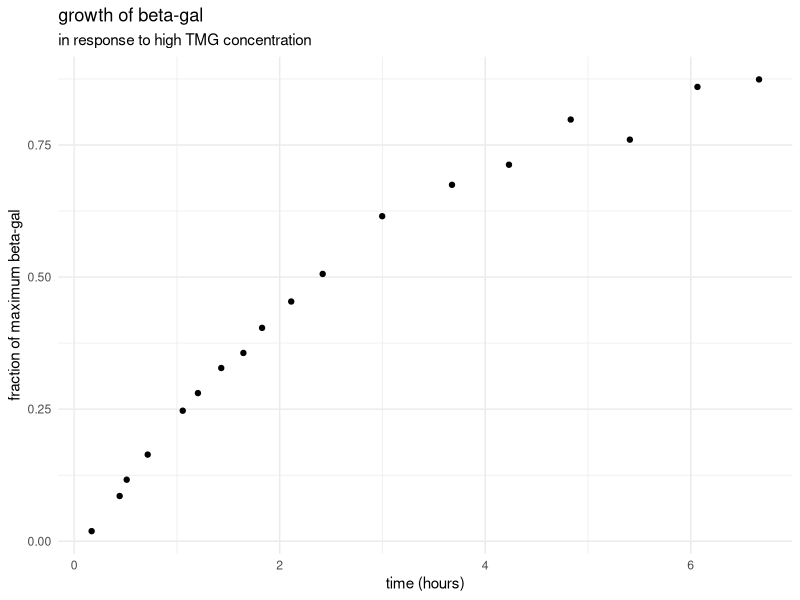
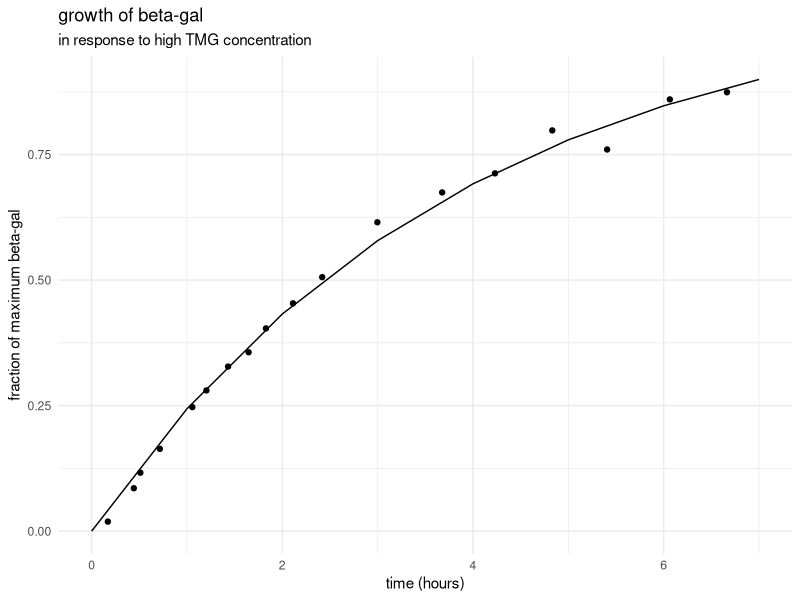
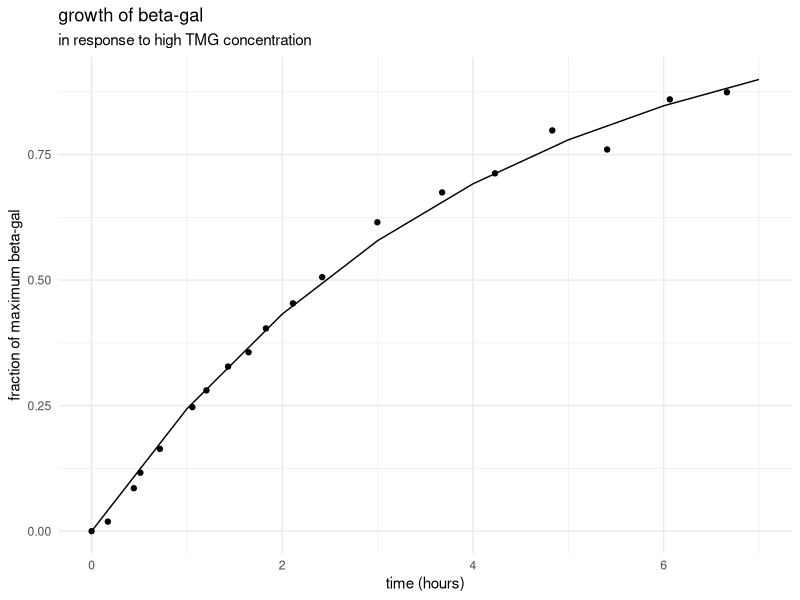
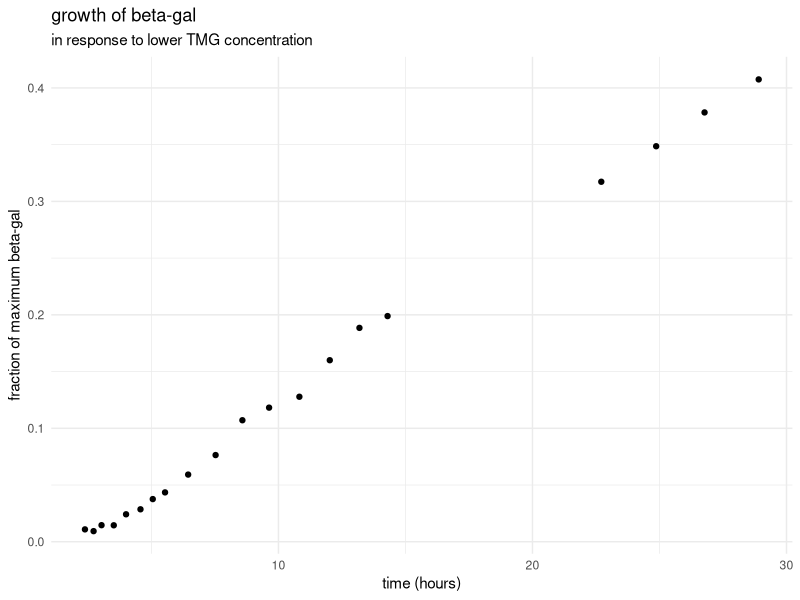
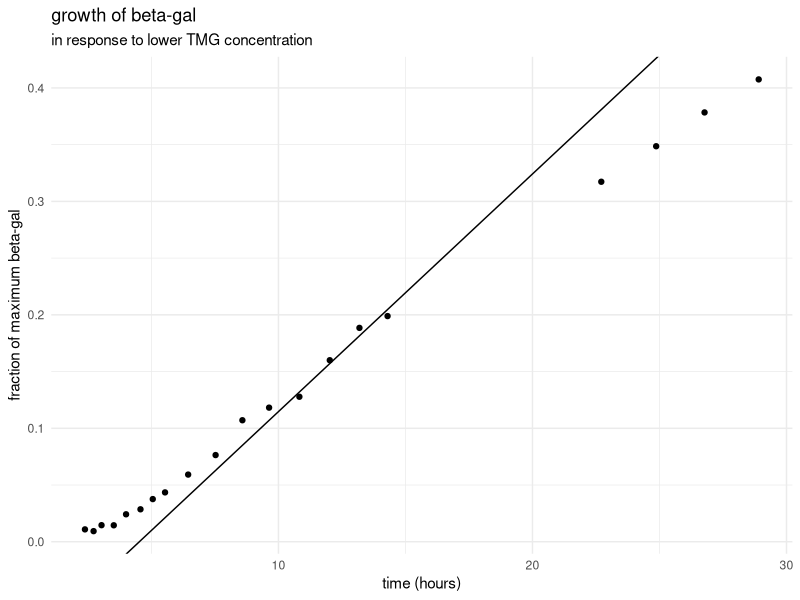

These charts were generated, in order, by the following R code: (Note: this script raises an error after producing the figures.)
## ---- chunk 1
knitr::opts_chunk$set(echo = FALSE)
library(tidyverse)
theme_set(theme_minimal())
## ---- chunk 2
#import A;
novick_a <- read.csv("data/g149novickA.csv", header = FALSE) 
novick_a <- novick_a %>%   
  # separate columns and add titles;
  separate_wider_delim(1, ",", names = c("t", "concentration")) %>%
  # render as number
  mutate_if(is.character, as.numeric) %>%
  # show result
  glimpse()

#import B; 
novick_b <- read.csv("data/g149novickB.csv", header = FALSE) 
novick_b <- novick_b %>%   
  # separate columns and add titles;
  separate_wider_delim(1, ",", names = c("t", "concentration")) %>% 
  # render as number
  mutate_if(is.character, as.numeric) %>%
  # show result
  glimpse()

## ---- chunk 3
#plot_title <- glue::glue("")
novick_a %>%
  ggplot(aes(x = t, y = concentration)) + 
  geom_point() + 
  labs(
    title = "growth of beta-gal ",
    subtitle = "in response to high TMG concentration",
    x = "time (hours)", 
    y = "fraction of maximum beta-gal"
  ) 

## ---- chunk 4
#define function
growth_a <- function (t, ampl, tau) (ampl*(1- exp(-(t/tau))))
  
#fit function without (0,0)
a_q2_fn <- nls(novick_a$concentration ~ growth_a(t, ampl, tau), data = novick_a, start = list(ampl = 1.26, tau = 2.62))

coef_a2 <- coef(a_q2_fn)
#create dataframe for function
a_q2_fit <- tibble(t = 0:7, 
                   concentration = growth_a(t, 
                                            ampl = coef_a2[[1]], 
                                            tau = coef_a2[[2]]))

novick_a %>%
  ggplot(aes(x = t, y = concentration)) + 
  geom_point() + 
  labs( 
    title = "growth of beta-gal", 
    subtitle = "in response to high TMG concentration", 
    x = "time (hours)", 
    y = "fraction of maximum beta-gal"
  )  +
  geom_line(aes(x = t, y = concentration), data = a_q2_fit)


## ---- chunk 5

#fit data with (0,0)

# add (0,0) to data
a_q3_df <- novick_a %>%
  rbind(c(0,0))
# fit data again
a_q3_fit <- nls(a_q3_df$concentration ~ growth_a(t, ampl, tau), data = a_q3_df, start = list(ampl = 1.26, tau = 2.62))

coef_a3 <- coef(a_q3_fit)

coef_comp <- coef_a2 %>% 
  rbind (coef_a3) %>%
  print()
# create data frame for function
a_q3_fit <- tibble(t = 0:7, 
                   concentration = growth_a(t, 
                                            ampl = coef_a3[[1]], 
                                            tau = coef_a3[[2]]))
# plot new data frame
a_q3_df %>%
  ggplot(aes(x = t, y = concentration)) + 
  geom_point() + 
  labs( 
    title = "growth of beta-gal", 
    subtitle = "in response to high TMG concentration", 
    x = "time (hours)", 
    y = "fraction of maximum beta-gal"
  )  +
  geom_line(aes(x = t, y = concentration), data = a_q3_fit)

## plot two lines over each other? 

## ---- chunk 6
novick_b %>%
  ggplot(aes(x = t, y = concentration)) + 
  geom_point() + 
  labs(
    title = "growth of beta-gal", 
    subtitle = "in response to lower TMG concentration", 
    x = "time (hours)", 
    y = "fraction of maximum beta-gal"
  ) 
## ---- chunk 7
# get data for 10<=t<=15
b_q2 <- novick_b %>% 
  filter(t >= 10) %>% 
  filter(t <= 15)
# fit straight line for 10<= t <= 15

b_q2 <- lm(b_q2$concentration ~ b_q2$t)
coef_b2 <- coef(b_q2)
  # plot
novick_b %>%
  ggplot(aes(x = t, y = concentration)) + 
  geom_point() + 
  labs(
    title = "growth of beta-gal", 
    subtitle = "in response to lower TMG concentration", 
    x = "time (hours)", 
    y = "fraction of maximum beta-gal"
  ) + 
  geom_abline(
    intercept = coef_b2[[1]], 
    slope = coef_b2[[2]])


## ---- chunk 8
# fit function from a
# define function
growth_b3 <- function (t, ampl, tau) (ampl*(1- exp(-(t/tau))))

# fit function
b_q3 <- nls(novick_b$concentration ~ growth_b3(t, ampl, tau), data = novick_b, start = list(ampl = 0.85, tau = 46))

coef_b3 <- coef(b_q3)
# create dataframe for function
b_q3_fit <- tibble(t = 0:30, 
                   concentration = growth_b3(t, 
                                            ampl = coef_b3[[1]], 
                                            tau = coef_b3[[2]]))
# plot
novick_a %>%
  ggplot(aes(x = t, y = concentration)) + 
  geom_point() + 
  labs( 
    title = "growth of beta-gal", 
    subtitle = "in response to high TMG concentration", 
    x = "time (hours)", 
    y = "fraction of maximum beta-gal"
  )  +
  geom_line(aes(x = t, y = concentration), data = growth_b3)

## ---- chunk 9
# Separate data for t<= 15

b_q4_df <- novick_b %>%
  filter(t <= 15)


# define function
growth_b4 <- function (t, beta, tau) (beta * (-1 + t/tau + exp(-t/tau)))

# fit function
b_q4 <- nls(b_q4_df$concentration ~ growth_b4(t, beta, tau), data = b_q4_df, start = list(beta = 5, tau = 10))

coef_b4 <- coef(b_q4)
# create dataframe for function
b_q4_fit <- tibble(t = 0:30, 
                   concentration = growth_b4(t, 
                                            ampl = coef_b4[[1]], 
                                            tau = coef_b4[[2]]))

